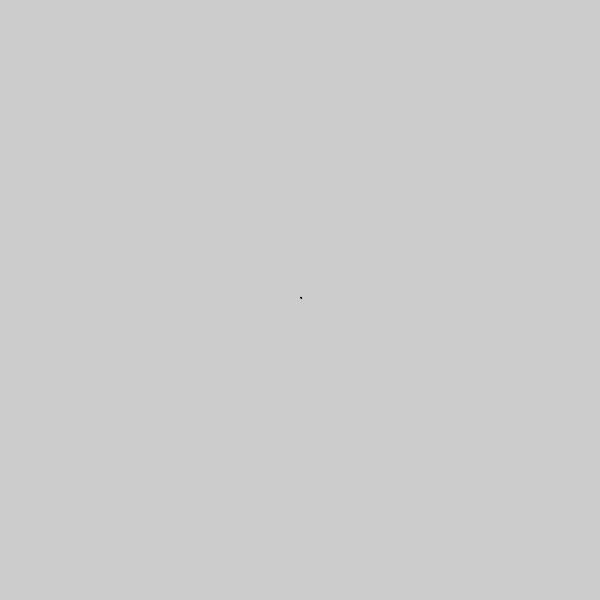
Frame 1 (no input)
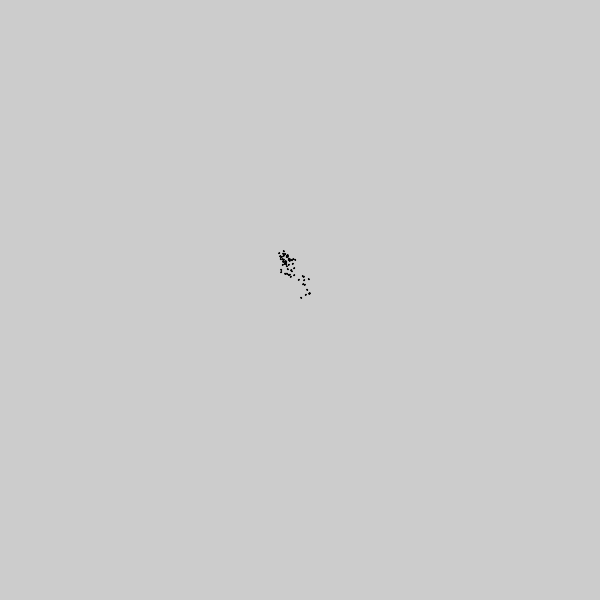
Frame 60 (the mouse pressed at the canvas centre just before this capture)
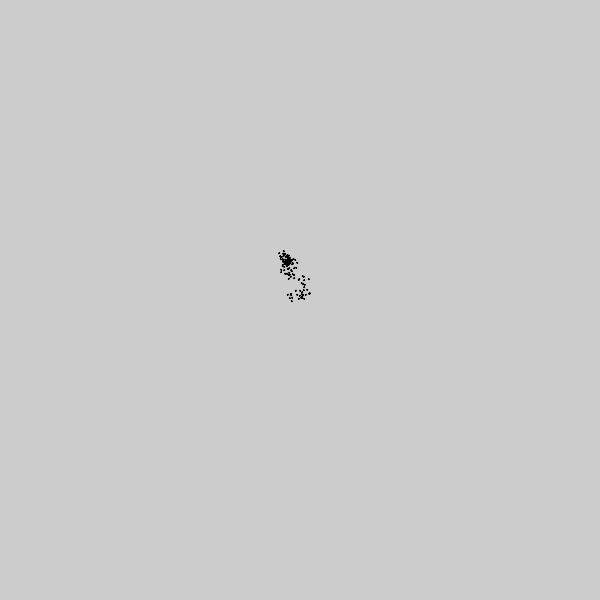
Frame 120 (the mouse held since frame 60 and released just before this capture)

The Processing sketch that drew these frames (run headless with seeded random() and noise(); from frame 60 on, the mouse is pressed at the canvas centre):

// Processing sketch: flaot_randomness
// ── flaot_randomness.pde
float x;
float y;

void setup() {
  size(600, 600);
}

void draw() {
  translate(width/2, height/2);
  x = x + random(-5, 5);
  y += random(-5, 5);
  ellipse(x, y, 1, 1);
}
